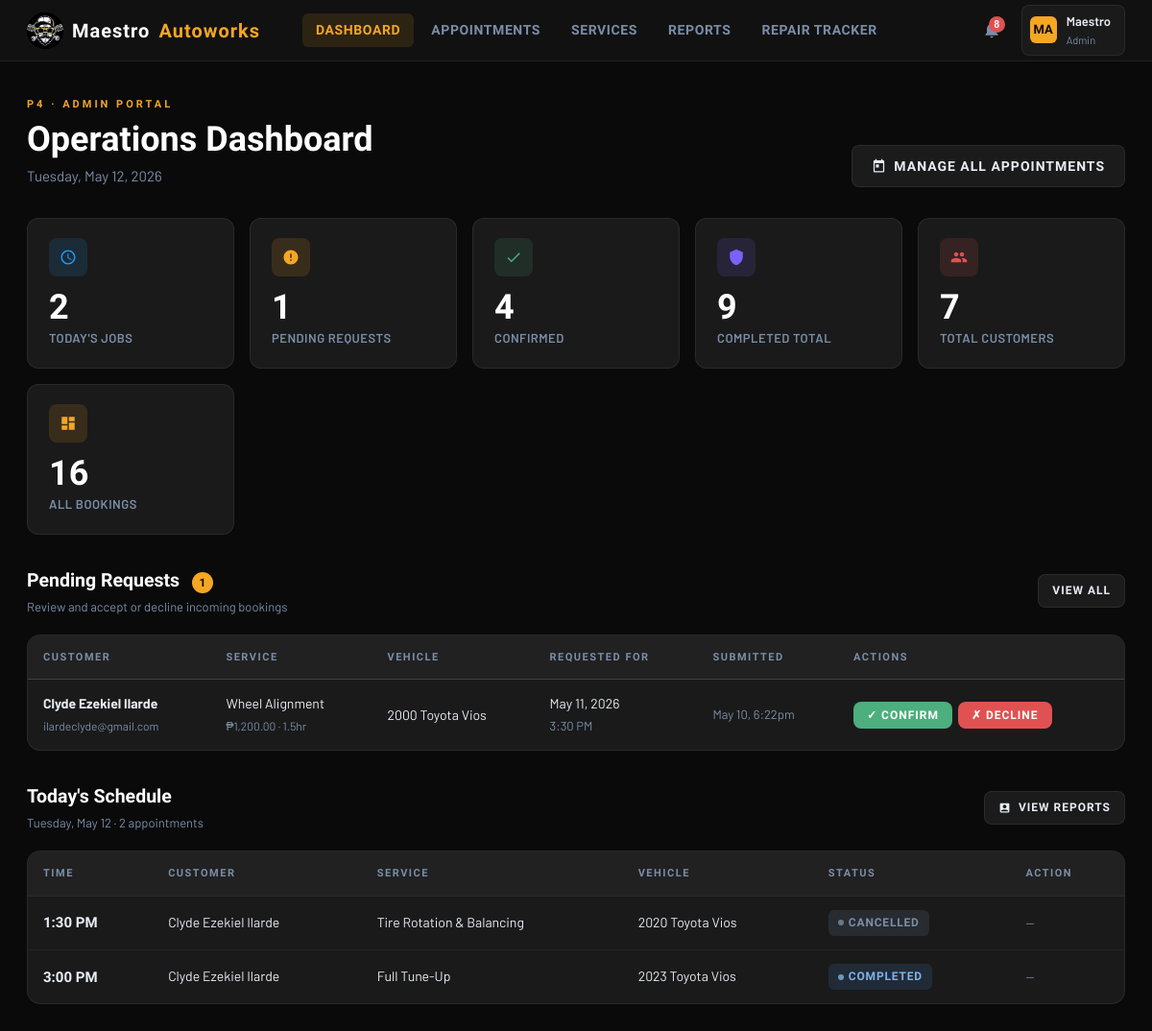
Page /autoworks_finalv1/autoworks_modified/admin_dashboard.php (signed in) on the committed database.
### tables this page shows
CREATE TABLE `users` (
  `id` int(11) NOT NULL,
  `first_name` varchar(100) NOT NULL,
  `last_name` varchar(100) NOT NULL,
  `username` varchar(100) NOT NULL,
  `email` varchar(150) NOT NULL,
  `password` varchar(255) NOT NULL,
  `role` enum('customer','admin') NOT NULL DEFAULT 'customer',
  `phone` varchar(30) DEFAULT NULL,
  `created_at` timestamp NOT NULL DEFAULT current_timestamp()
);

CREATE TABLE `appointments` (
  `id` int(11) NOT NULL,
  `user_id` int(11) NOT NULL,
  `service_id` int(11) NOT NULL,
  `vehicle_make` varchar(80) DEFAULT NULL,
  `vehicle_model` varchar(80) DEFAULT NULL,
  `vehicle_year` year(4) DEFAULT NULL,
  `plate_no` varchar(20) DEFAULT NULL,
  `appt_date` date NOT NULL,
  `appt_time` time NOT NULL,
  `notes` text DEFAULT NULL,
  `status` enum('pending','confirmed','declined','completed','cancelled') NOT NULL DEFAULT 'pending',
  `admin_notes` text DEFAULT NULL,
  `created_at` timestamp NOT NULL DEFAULT current_timestamp(),
  `updated_at` timestamp NOT NULL DEFAULT current_timestamp() ON UPDATE current_timestamp()
);

CREATE TABLE `services` (
  `id` int(11) NOT NULL,
  `name` varchar(150) NOT NULL,
  `description` text DEFAULT NULL,
  `duration_hr` decimal(4,1) NOT NULL DEFAULT 1.0,
  `price` decimal(10,2) DEFAULT NULL,
  `category` varchar(80) DEFAULT NULL,
  `active` tinyint(1) NOT NULL DEFAULT 1
);

### autoworks_finalv1/autoworks_modified/admin_dashboard.php (the view, shortened to what this page needs)
<?php
require 'db.php';
require 'partials/header.php';
$stats = $pdo->query("
    SELECT
        COUNT(*)                          AS total,
        SUM(status='pending')             AS pending,
        SUM(status='confirmed')           AS confirmed,
        SUM(status='completed')           AS completed,
        SUM(status='declined')            AS declined,
        SUM(appt_date = CURDATE())        AS today,
        SUM(appt_date = CURDATE()+INTERVAL 1 DAY) AS tomorrow
    FROM appointments
")->fetch();
$custCount = (int)$pdo->query("SELECT COUNT(*) FROM users WHERE role='customer'")->fetchColumn();
$todayAppts = $pdo->query("
    SELECT a.*, u.first_name, u.last_name, u.email, s.name AS service_name, s.duration_hr
    FROM appointments a
    JOIN users    u ON u.id = a.user_id
    JOIN services s ON s.id = a.service_id
    WHERE a.appt_date = CURDATE()
    ORDER BY a.appt_time ASC
")->fetchAll();
$pending = $pdo->query("
    SELECT a.*, u.first_name, u.last_name, u.email, s.name AS service_name, s.price, s.duration_hr
    FROM appointments a
    JOIN users    u ON u.id = a.user_id
    JOIN services s ON s.id = a.service_id
    WHERE a.status = 'pending'
    ORDER BY a.created_at ASC
    LIMIT 20
")->fetchAll();
?>
<main class="page-shell">
    <div class="page-header" style="display:flex;align-items:flex-end;justify-content:space-between;flex-wrap:wrap;gap:16px;">
        <div>
            <div class="page-label">P4 · Admin Portal</div>
            <div class="page-title">Operations Dashboard</div>
            <div class="page-sub"><?= date('l, F j, Y') ?></div>
        </div>
        <a href="admin_appointments.php" class="btn btn-secondary">
            <svg viewBox="0 0 24 24"><path d="M19 3h-1V1h-2v2H8V1H6v2H5c-1.1 0-2 .9-2 2v16c0 1.1.9 2 2 2h14c1.1 0 2-.9 2-2V5c0-1.1-.9-2-2-2zm0 18H5V8h14v13zM7 10h5v5H7z"/></svg>
            Manage All Appointments
        </a>
    </div>
    <div class="stats-grid">
        <?php
        $tiles = [
            ['Today\'s Jobs',    $stats['today'],     '#2196F3', 'M11.99 2C6.47 2 2 6.48 2 12s4.47 10 9.99 10C17.52 22 22 17.52 22 12S17.52 2 11.99 2zM12 20c-4.42 0-8-3.58-8-8s3.58-8 8-8 8 3.58 8 8-3.58 8-8 8zm.5-13H11v6l5.25 3.15.75-1.23-4.5-2.67V7z'],
            ['Pending Requests', $stats['pending'],   '#F5A623', 'M12 2C6.48 2 2 6.48 2 12s4.48 10 10 10 10-4.48 10-10S17.52 2 12 2zm1 15h-2v-2h2v2zm0-4h-2V7h2v6z'],
            ['Confirmed',        $stats['confirmed'], '#4CAF7D', 'M9 16.17L4.83 12l-1.42 1.41L9 19 21 7l-1.41-1.41z'],
            ['Completed Total',  $stats['completed'], '#7B61FF', 'M12 1L3 5v6c0 5.55 3.84 10.74 9 12 5.16-1.26 9-6.45 9-12V5l-9-4z'],
            ['Total Customers',  $custCount,          '#E05252', 'M16 11c1.66 0 2.99-1.34 2.99-3S17.66 5 16 5c-1.66 0-3 1.34-3 3s1.34 3 3 3zm-8 0c1.66 0 2.99-1.34 2.99-3S9.66 5 8 5C6.34 5 5 6.34 5 8s1.34 3 3 3zm0 2c-2.33 0-7 1.17-7 3.5V19h14v-2.5c0-2.33-4.67-3.5-7-3.5zm8 0c-.29 0-.62.02-.97.05 1.16.84 1.97 1.97 1.97 3.45V19h6v-2.5c0-2.33-4.67-3.5-7-3.5z'],
            ['All Bookings',     $stats['total'],     '#F5A623', 'M3 13h8V3H3v10zm0 8h8v-6H3v6zm10 0h8V11h-8v10zm0-18v6h8V3h-8z'],
        ];
        foreach ($tiles as [$lbl, $val, $color, $path]):
        ?>
        <div class="stat-tile">
            <div class="stat-icon" style="background:<?= $color ?>22;">
                <svg viewBox="0 0 24 24" style="fill:<?= $color ?>;"><path d="<?= $path ?>"/></svg>
            </div>
            <div class="stat-val"><?= (int)$val ?></div>
            <div class="stat-label"><?= $lbl ?></div>
        </div>
        <?php endforeach; ?>
    </div>
    <?php if (!empty($pending)): ?>
    <div style="margin-bottom:32px;">
        <div class="section-head">
            <div>
                <div class="section-title">
                    Pending Requests
                    <span style="display:inline-flex;align-items:center;justify-content:center;
                        width:22px;height:22px;border-radius:50%;background:var(--yellow);
                        color:var(--navy);font-size:12px;font-weight:800;margin-left:8px;">
                        <?= count($pending) ?>
                    </span>
                </div>
                <div class="section-sub">Review and accept or decline incoming bookings</div>
            </div>
            <a href="admin_appointments.php?status=pending" class="btn btn-secondary btn-sm">View All</a>
        </div>
        <div class="card" style="padding:0;">
            <div class="table-wrap">
                <table>
                    <thead><tr>
                        <th>Customer</th><th>Service</th><th>Vehicle</th>
                        <th>Requested For</th><th>Submitted</th><th>Actions</th>
                    </tr></thead>
                    <tbody>
                    <?php foreach ($pending as $row): ?>
                        <tr>
                            <td>
                                <strong><?= htmlspecialchars($row['first_name'].' '.$row['last_name']) ?></strong><br>
                                <span style="font-size:12px;color:var(--muted);"><?= htmlspecialchars($row['email']) ?></span>
                            </td>
                            <td>
                                <?= htmlspecialchars($row['service_name']) ?><br>
                                <span style="font-size:12px;color:var(--muted);">
                                    ₱<?= number_format($row['price'],2) ?> · <?= $row['duration_hr'] ?>hr
                                </span>
                            </td>
                            <td><?= htmlspecialchars($row['vehicle_year'].' '.$row['vehicle_make'].' '.$row['vehicle_model']) ?></td>
                            <td>
                                <?= date('M j, Y', strtotime($row['appt_date'])) ?><br>
                                <span style="color:var(--muted);font-size:13px;"><?= date('g:i A', strtotime($row['appt_time'])) ?></span>
                            </td>
                            <td style="font-size:13px;color:var(--muted);">
                                <?= date('M j, g:ia', strtotime($row['created_at'])) ?>
                            </td>
                            <td>
                                <div style="display:flex;gap:6px;flex-wrap:wrap;">
                                    <button class="btn btn-success btn-sm"
                                        onclick="openAction(<?= $row['id'] ?>,'confirm',
                                            '<?= htmlspecialchars($row['first_name'].' '.$row['last_name'],ENT_QUOTES) ?>',
                                            '<?= htmlspecialchars($row['service_name'],ENT_QUOTES) ?>')">
                                        ✓ Confirm
                                    </button>
                                    <button class="btn btn-danger btn-sm"
                                        onclick="openAction(<?= $row['id'] ?>,'decline',
                                            '<?= htmlspecialchars($row['first_name'].' '.$row['last_name'],ENT_QUOTES) ?>',
                                            '<?= htmlspecialchars($row['service_name'],ENT_QUOTES) ?>')">
                                        ✗ Decline
                                    </button>
                                </div>
                            </td>
                        </tr>
                    <?php endforeach; ?>
                    </tbody>
                </table>
            </div>
        </div>
    </div>
    <?php endif; ?>
    <div>
        <div class="section-head">
            <div>
                <div class="section-title">Today's Schedule</div>
                <div class="section-sub"><?= date('l, F j') ?> · <?= count($todayAppts) ?> appointment<?= count($todayAppts)!=1?'s':'' ?></div>
            </div>
            <a href="admin_reports.php" class="btn btn-secondary btn-sm">
                View Reports
            </a>
        </div>
        <div class="card" style="padding:0;">
            <?php if (empty($todayAppts)): ?>
                <div class="empty-state">
                    <svg viewBox="0 0 24 24"><path d="M11.99 2C6.47 2 2 6.48 2 12s4.47 10 9.99 10C17.52 22 22 17.52 22 12S17.52 2 11.99 2zM12 20c-4.42 0-8-3.58-8-8s3.58-8 8-8 8 3.58 8 8-3.58 8-8 8zm.5-13H11v6l5.25 3.15.75-1.23-4.5-2.67V7z"/></svg>
                    <p>No appointments scheduled for today.</p>
                </div>
            <?php else: ?>
            <div class="table-wrap">
                <table>
                    <thead><tr>
                        <th>Time</th><th>Customer</th><th>Service</th><th>Vehicle</th><th>Status</th><th>Action</th>
                    </tr></thead>
                    <tbody>
                    <?php foreach ($todayAppts as $row): ?>
                        <tr>
                            <td style="font-family:'Barlow Condensed',sans-serif;font-weight:700;font-size:1rem;">
                                <?= date('g:i A', strtotime($row['appt_time'])) ?>
                            </td>
                            <td><?= htmlspecialchars($row['first_name'].' '.$row['last_name']) ?></td>
                            <td><?= htmlspecialchars($row['service_name']) ?></td>
                            <td><?= htmlspecialchars($row['vehicle_year'].' '.$row['vehicle_make'].' '.$row['vehicle_model']) ?></td>
                            <td><span class="badge badge-<?= $row['status'] ?>"><span class="badge-dot"></span><?= ucfirst($row['status']) ?></span></td>
                            <td>
                                <?php if ($row['status'] === 'confirmed'): ?>
                                <form method="POST" action="update_appointment.php" style="display:inline;">
                                    <input type="hidden" name="id"     value="<?= $row['id'] ?>">
                                    <input type="hidden" name="action" value="complete">
                                    <button type="submit" class="btn btn-secondary btn-sm">Mark Complete</button>
                                </form>
                                <?php else: ?>
                                <span style="color:var(--muted);font-size:13px;">—</span>
                                <?php endif; ?>
                            </td>
                        </tr>
                    <?php endforeach; ?>
                    </tbody>
                </table>
            </div>
            <?php endif; ?>
        </div>
    </div>
</main>
<?php require 'partials/footer.php'; ?>

### autoworks_finalv1/autoworks_modified/partials/header.php (shortened to what this page needs)
<?php
$currentUser = $pdo->prepare("SELECT id, first_name, last_name, username, role FROM users WHERE id = ?");
$currentUser->execute([$_SESSION['user_id']]);
$me = $currentUser->fetch();
$unreadStmt = $pdo->prepare("SELECT COUNT(*) FROM notifications WHERE user_id = ? AND is_read = 0");
$unreadStmt->execute([$me['id']]);
$unreadCount = (int)$unreadStmt->fetchColumn();
$initials = strtoupper(substr($me['first_name'],0,1) . substr($me['last_name'],0,1));
$isAdmin  = ($me['role'] === 'admin');
$currentPage = basename($_SERVER['PHP_SELF'], '.php');
?>
<!DOCTYPE html>
<html lang="en">
<head>
    <link rel="stylesheet" href="app.css">
</head>
<body>
<div class="app-body">
<header class="topbar">
    <a href="<?= $isAdmin ? 'admin_dashboard.php' : 'dashboard.php' ?>" class="topbar-logo">
        <div class="logo-badge">
            <img src="logo.png" alt="Maestro Autoworks Logo">
        </div>
        Maestro<span style="color:var(--yellow)">Autoworks</span>
    </a>
    <nav class="topbar-nav">
        <?php if ($isAdmin): ?>
            <a href="admin_dashboard.php"    class="<?= $currentPage==='admin_dashboard'    ?'active':'' ?>">Dashboard</a>
            <a href="admin_appointments.php" class="<?= $currentPage==='admin_appointments' ?'active':'' ?>">Appointments</a>
            <a href="admin_services.php"     class="<?= $currentPage==='admin_services'     ?'active':'' ?>">Services</a>
            <a href="admin_reports.php"      class="<?= $currentPage==='admin_reports'      ?'active':'' ?>">Reports</a>
            <a href="admin_pms.php"          class="<?= $currentPage==='admin_pms'          ?'active':'' ?>">Repair Tracker</a>
        <?php endif; ?>
    </nav>
    <div class="topbar-right">
        <div style="position:relative;">
            <button class="notif-btn" id="notifBtn" aria-label="Notifications">
                <?php if ($unreadCount > 0): ?>
                    <span class="notif-badge"><?= $unreadCount > 9 ? '9+' : $unreadCount ?></span>
                <?php endif; ?>
            </button>
        </div>
        <div style="position:relative;">
            <div class="user-chip" id="userChip">
                <div class="user-avatar"><?= $initials ?></div>
                <div>
                    <div class="user-name"><?= htmlspecialchars($me['first_name']) ?></div>
                    <div class="user-role"><?= ucfirst($me['role']) ?></div>
                </div>
            </div>
        </div>
    </div>
</header>

### rows in the picture
users: initials "MA", first_name "Maestro", role "Admin"
appointments: user.last_name "Clyde Ezekiel Ilarde", user.email "ilardeclyde@gmail.com", service.name "Wheel Alignment", service.price "1,200.00", service.duration_hr "1.5", vehicle_year+vehicle_make+vehicle_model "2000 Toyota Vios", appt_date "May 11, 2026", appt_time "3:30 PM", created_at "May 10, 6:22pm"
appointments: appt_time "1:30 PM", user.last_name "Clyde Ezekiel Ilarde", service.name "Tire Rotation & Balancing", vehicle_year+vehicle_make+vehicle_model "2020 Toyota Vios", status "CANCELLED"
appointments: appt_time "3:00 PM", user.last_name "Clyde Ezekiel Ilarde", service.name "Full Tune-Up", vehicle_year+vehicle_make+vehicle_model "2023 Toyota Vios", status "COMPLETED"

### other values in the picture
$unreadCount "8"
$val "2"
$lbl "TODAY'S JOBS"
$val "1"
$lbl "PENDING REQUESTS"
$val "4"
$lbl "CONFIRMED"
$val "9"
$lbl "COMPLETED TOTAL"
$val "7"
$lbl "TOTAL CUSTOMERS"
$val "16"
$lbl "ALL BOOKINGS"
count($pending) "1"
count($todayAppts) "2"
